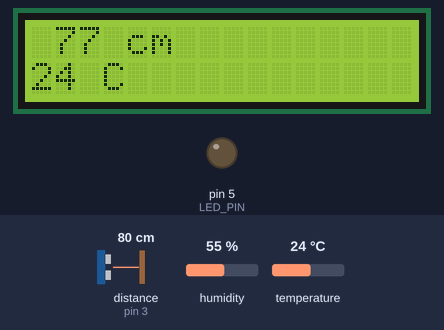
This sketch was run on a simulated Arduino Uno, built with avr-gcc and run on an emulated ATmega328P. Parts: 16×2 character LCD, output pins drawn as LEDs (lit = HIGH). Wiring (inferred from the names in the program): ultrasonic range finder: trigger pin 2; echo pin 3. The test bench sets the inputs (shaded band); at power-on: temperature 24 °C, distance to the obstacle (sensor on pin 3) 80 cm, humidity 55 %. The echo pulse lasts 58.3 µs per cm; pins used as bus, display or sensor lines are not drawn; what the sketch prints to the serial monitor is not drawn.

Above: at 2.0 s.
2.1 s: temperature set to 28 °C
At 4.0 s:
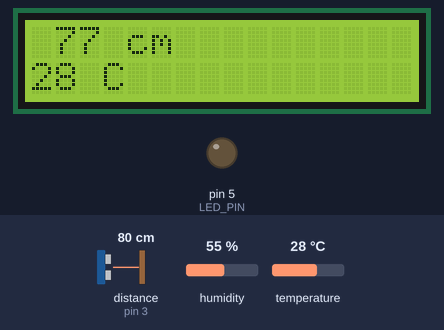
4.4 s: temperature set to 31 °C
At 6.2 s:
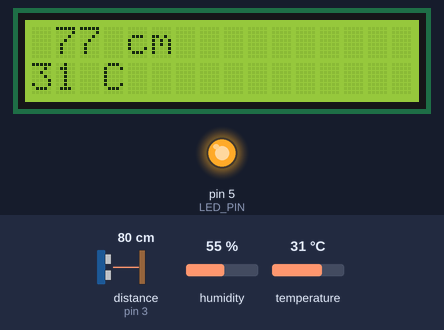
6.5 s: distance to the obstacle (sensor on pin 3) set to 102 cm
At 9.5 s:
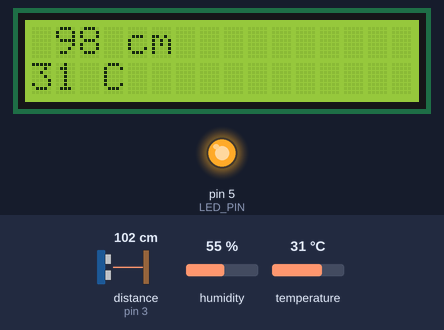
9.6 s: temperature set to 12 °C
At 11.5 s:
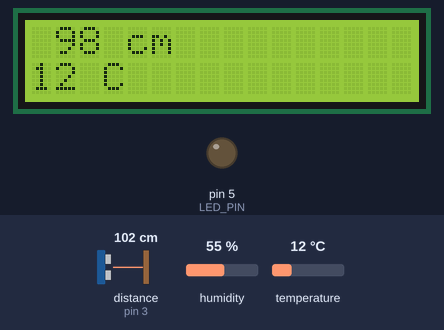
13.7 s: distance to the obstacle (sensor on pin 3) set to 35 cm
At 15.1 s:
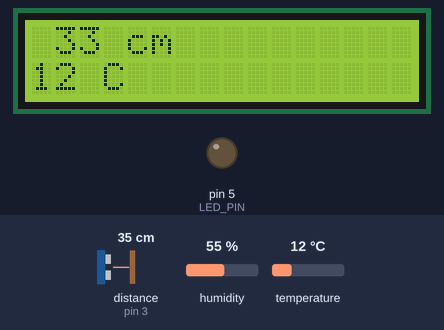
16.8 s: distance to the obstacle (sensor on pin 3) set to 2 cm
At 18.4 s:
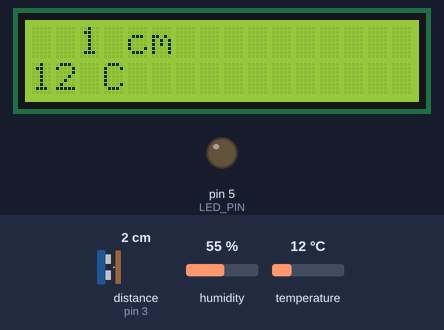
Timing chart, 0 to 19.8 s (numbered marks = the images above; inputs shaded):
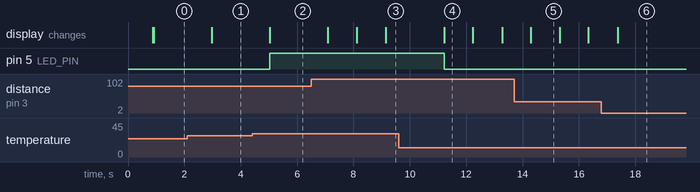

Measured:
- the behaviour switches between 29 and 30 °C on temperature (found by bisection; images 1 and 2)
- after the input at 2.1 s, the display: changes after 0.88 s (image 1)
- after the input at 4.4 s, pin 5 (LED_PIN): LOW → HIGH after 0.64 s; the display: changes after 0.64 s (image 2)
- after the input at 6.5 s, the display: changes after 0.59 s (image 3)
- after the input at 9.6 s, pin 5 (LED_PIN): HIGH → LOW after 1.6 s; the display: changes after 1.6 s (image 4)
- after the input at 13.7 s, the display: changes after 0.59 s (image 5)
- after the input at 16.8 s, the display: changes after 0.58 s (image 6)

The sketch:

main.ino
```cpp
#include <Wire.h>
#include <LiquidCrystal_I2C.h>
#include <DHT.h>

// HC-SR04 pins
#define trig 2
#define echo 3

// DHT11 pins
#define DHT_PIN  4
#define DHT_TYPE DHT11

DHT dht(DHT_PIN, DHT_TYPE);

// I2C 16x2 LCD
#define LCD_ADDR 0x27
LiquidCrystal_I2C lcd(LCD_ADDR, 16, 2);

// LED
const uint8_t LED_PIN = 5;


void setup() {
  Serial.begin(9600);
  pinMode(trig, OUTPUT);
  pinMode(echo, INPUT);
  dht.begin();

  pinMode(LED_PIN, OUTPUT);
  digitalWrite(LED_PIN, LOW);

  lcd.init();
  lcd.backlight();
  lcd.clear();
  lcd.setCursor(0,0);
  lcd.print("Starting...");
  delay(800);
  lcd.clear();
}

float readDistanceCm() {
  digitalWrite(trig, LOW);
  delayMicroseconds(2);
  digitalWrite(trig, HIGH);
  delayMicroseconds(10);
  digitalWrite(trig, LOW);

  unsigned long duration = pulseIn(echo, HIGH, 30000UL);
  if (duration == 0) return -1.0;
  return duration / 60.0;
}

void loop() {
  float distance = readDistanceCm();
  float tempC = dht.readTemperature();

  // Serial monitor
  Serial.print("Distance: ");
  if (distance < 0) Serial.print("Out");
  else Serial.print(String(distance,2) + " cm");

  Serial.print(" | Temp: ");
  if (isnan(tempC)) Serial.print("ERR");
  else Serial.print(String(tempC,2) + " C");
  Serial.println();

  // LCD display
  lcd.setCursor(0,0);
  if (distance < 0) lcd.print("Out   ");
  else {
    int d = (int)distance;
    if (d > 999) d = 999;
    char buf[7];
    snprintf(buf, sizeof(buf), "%3d cm", d);
    lcd.print(buf);
  }

  lcd.setCursor(0,1);
  if (isnan(tempC)) lcd.print("ERR ");
  else {
    int t = (int)tempC;
    if (t > 99) t = 99;
    char buf[7];
    snprintf(buf, sizeof(buf), "%2d C", t);
    lcd.print(buf);
  }

  // LED alarm logic
  if (!isnan(tempC) && tempC >= 30.0) {
    digitalWrite(LED_PIN, HIGH); // LED ON
  } else {
    digitalWrite(LED_PIN, LOW);  // LED OFF
  }

  delay(1000);
}
```
